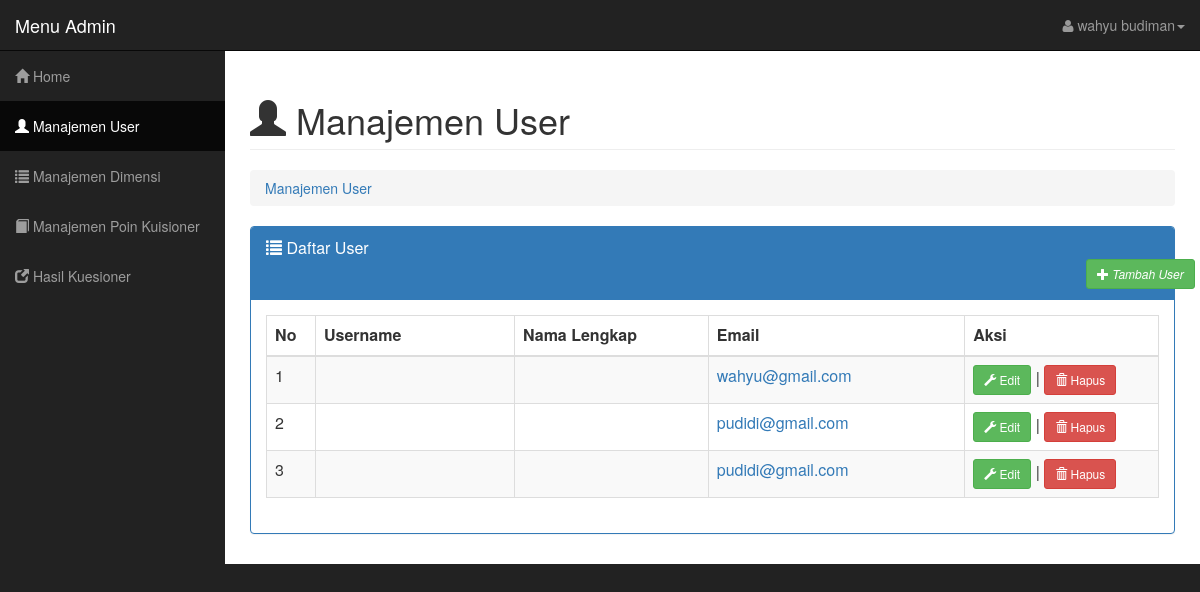
The page /adminweb/master.php?module=user (signed in) on the database its author committed.
### tables this page shows
CREATE TABLE `pengguna` (
  `userId` int(11) NOT NULL,
  `username` varchar(32) NOT NULL,
  `password` varchar(32) NOT NULL,
  `fullname` varchar(30) NOT NULL,
  `email` varchar(30) NOT NULL,
  `level` varchar(30) NOT NULL
);

### adminweb/modul/mod_user/user.php (the view, shortened to what this page needs)
<?php
if ($_SESSION['level'] == 'Super') {
	$aksi = "modul/mod_user/aksi_user.php";
	switch ($_GET['act']) {
		default:
?>
			<div class="row">
				<div class="col-lg-12">
					<h1 class="page-header">
						<i class="glyphicon glyphicon-user"></i> Manajemen User
					</h1>
					<ol class="breadcrumb">
						<li class="active">
							<a href="master.php?module=user">Manajemen User</a>
						</li>
					</ol>
				</div>
			</div>
			<div class="panel panel-primary">
				<div class="panel-heading">
					<div class="panel-title"><span class="glyphicon glyphicon-list"></span> Daftar User <i style="margin-left:820px;"><button class="btn btn-success btn-sm " onclick="window.location.href='?module=user&act=tambahuser'"><span class="glyphicon glyphicon-plus"></span> Tambah User</button></i></div>
				</div>
				<div class="panel-body">
					<table id="tablekonten" class="table table-striped table-bordered table-responsive">
						<thead>
							<th width="1%">
								<div id="konten">No</div>
							</th>
							<th width="10%">
								<div id="konten">Username</div>
							</th>
							<th width="10%">
								<div id="konten">Nama Lengkap</div>
							</th>
							<th width="10%">
								<div id="konten">Email</div>
							</th>
							<th width="10%">
								<div id="konten">Aksi</div>
							</th>
						</thead>
						<tbody>
							<?php
							$tampil = mysqli_query($koneksi, "SELECT * FROM pengguna ORDER BY userId ASC");
							$no = 1;
							while ($r = mysqli_fetch_array($tampil)) {
							?>
								<tr>
									<td>
										<div id="kontentd"><?php echo $no; ?></div>
									</td>
									<td>
									</td>
									<td>
									</td>
									<td>
										<div id="kontentd"><a href="mailto:<?php echo $r['email']; ?>"><?php echo $r['email']; ?></a>
									<td>
										<div id="kontentd"><a href="?module=user&act=edituser&id=<?php echo $r['userId']; ?>"><button class="btn btn-success btn-sm"><span class="glyphicon glyphicon-wrench"></span> Edit</button></a> | <a href="<?php echo $aksi; ?>?module=user&act=hapus&id=<?php echo $r['userId']; ?>"><button class="btn btn-danger btn-sm"><span class="glyphicon glyphicon-trash"></span> Hapus</button></a></div>
									</td>
								</tr>
							<?php $no++;
							} ?>
						</tbody>
					</table>
				</div>
			</div>
		<?php
			break;
		?>
	<?php
	}
} else {
	?>
	<div class="alert alert-danger">
		<p><i>"Anda Tidak Berhak Mengakses Modul ini"</i></p>
	</div>
<?php
}
?>

### css/sb-admin.css (style rules this page uses)
body { margin-top: 100px; background-color: #222; }
@media (min-width:768px) { body { margin-top: 50px; } }

### rows shown on the page
pengguna: email "wahyu@gmail.com"
pengguna: email "pudidi@gmail.com"
pengguna: email "pudidi@gmail.com"

### other values the page prints
$_SESSION['fullname'] "wahyu budiman"
